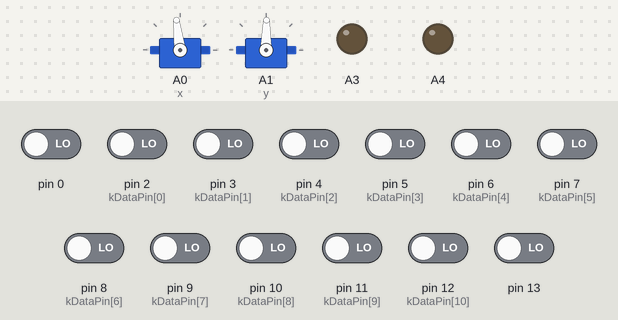
This sketch was run on a simulated Arduino Uno, built with avr-gcc and run on an emulated ATmega328P. Parts: 2 × servo, output pins drawn as LEDs (lit = HIGH). The inputs (shaded band) are chosen by the test bench; at power-on: pin 0, pin 2 (kDataPin[0]), pin 3 (kDataPin[1]), pin 4 (kDataPin[2]), pin 5 (kDataPin[3]), pin 6 (kDataPin[4]), pin 7 (kDataPin[5]), pin 8 (kDataPin[6]), pin 9 (kDataPin[7]), pin 10 (kDataPin[8]), pin 11 (kDataPin[9]), pin 12 (kDataPin[10]), pin 13 LOW.

Above: at 4.2 s.
4.3 s: pin 13 driven HIGH
At 4.7 s:
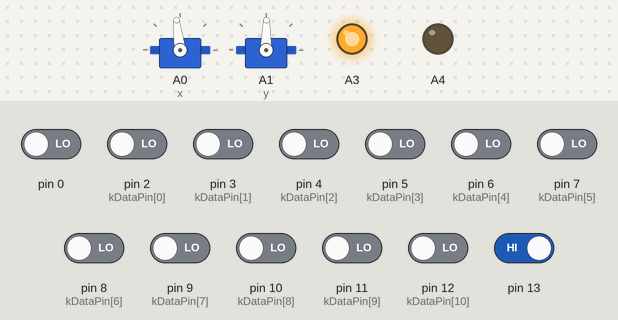
5.8 s: pin 13 driven LOW
At 7.0 s:
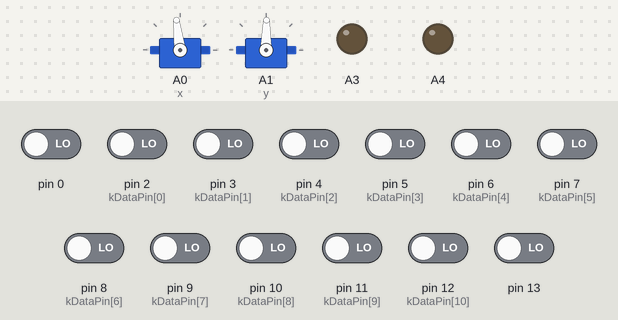
Timing chart, 0 to 8.8 s (numbered marks = the images above; inputs shaded):
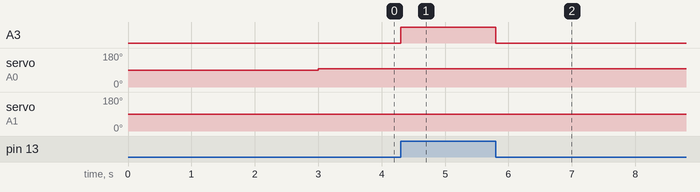

The sketch:

driver.ino
```cpp
#include <Servo.h>
#include "DataReceiver.h"

struct DataReceivers {
    DataReceiver x;
    DataReceiver y;
};

struct Servos {
    Servo x;
    Servo y;
};

DataReceivers receiver {
    DataReceiver(13, A3),
    DataReceiver(0, A4)
};

Servos servo {
    Servo(),
    Servo()
};

void setup() {

  // Begin serial communication
  Serial.begin(9600);

  // Use analog pin as digital servo pin
  servo.x.attach(A0);
  servo.y.attach(A1);

  // Wait for master to settle
  delay(3000);
}

void loop()  {

    receiver.x.read();
    receiver.y.read();
    int pulse_x = receiver.x.getData();
    int pulse_y = receiver.y.getData();

    // Change servo drive pulse
    servo.x.writeMicroseconds(pulse_x + 1545);
    servo.y.writeMicroseconds(pulse_y + 1460);
}
```

DataReceiver.cpp
```cpp
#include "DataReceiver.h"

DataReceiver::DataReceiver(int clk, int ack)
    : m_clk(clk),
      m_ack(ack),
      m_ack_bit(false),
      m_data(0)
{
    // Set Arduino pin modes
    pinMode(m_clk, INPUT);
    pinMode(m_ack, OUTPUT);
    digitalWrite(m_ack, LOW);

    for (int i = 0; i < kDataLength; i++) {
        pinMode(kDataPin[i], INPUT);
    }

    m_clk_bit = digitalRead(m_clk);
}

/*
 * read()
 * Read data from data pins and store it in internal data variable
 */
void DataReceiver::read() {

    // Read from data pins if clock changed edge
    if (digitalRead(m_clk) != m_clk_bit) {

        // Update clock bit
        m_clk_bit = !m_clk_bit;

        int data = 0;

        for (int i = 0; i < kDataLength; i++) {

            // Bit shift data into data variable
            data |= digitalRead(kDataPin[i]);
            if (i < kDataLength - 1) data <<= 1;
        }

        if (data & (1 << kDataLength - 1)) {

            // Create a bitmask to sign extend the upper bits if it's a negative number
            int bitmask = (1 << (16 - kDataLength)) - 1;
            data |= (bitmask << kDataLength);
        }

        // Update internally stored data
        m_data = data;

        // Alternate ACK bit
        m_ack_bit = !m_ack_bit;
        digitalWrite(m_ack, m_clk_bit);
    }
}

/*
 * getData()
 * Returns the current data stored in the object from the read method
 * @return: The stored data since the last data read
 */
int DataReceiver::getData() const {
    return m_data;
}
```

DataReceiver.h
```cpp
#ifndef DATARECEIVER_H_
#define DATARECEIVER_H_

#include "Arduino.h"

class DataReceiver {

public:

    /*
     * DataReceiver()
     * Class constructor
     * @param[clk]: Clock signal pin
     * @param[ack]: ACK signal pin
     */
    DataReceiver(int clk, int ack);

    /*
     * receive()
     * Read data from data pins and store it in internal data variable
     */
    void read();

    /*
     * getData()
     * Returns the current data stored in the object from the read method
     * @return: The stored data since the last data read
     */
    int getData() const;

private:

    int m_clk;
    int m_clk_bit;
    int m_ack_bit;
    int m_ack;
    int m_data;

    // Data transmission pins for Arduino
    const int kDataLength = 11;
    const int kDataPin[11] = {2, 3, 4, 5, 6, 7, 8, 9, 10, 11, 12};
};

#endif
```

Measured:
- after the input at 4.3 s, A3: LOW → HIGH at once
- after the input at 5.8 s, A3: HIGH → LOW at once
